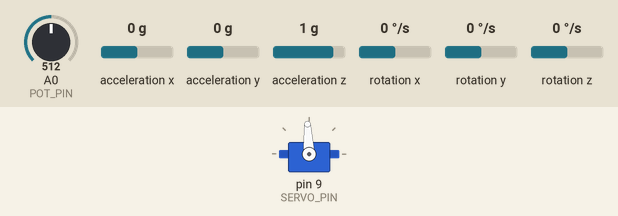
A sketch run on a simulated Arduino Uno, built with avr-gcc and run on an emulated ATmega328P. On the bench: servo. The inputs (shaded band) are chosen by the test bench; at power-on: A0 (POT_PIN) = 512, acceleration x 0 g, acceleration y 0 g, acceleration z 1 g, rotation x 0 °/s, rotation y 0 °/s, rotation z 0 °/s. What the sketch prints to the serial monitor is not drawn.

Above: at 0.2 s.
At 7.0 s:
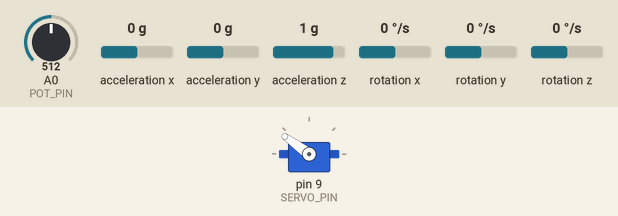
Timing chart, 0 to 8.5 s (numbered marks = the images above):
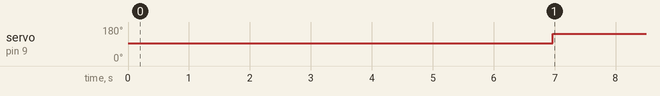

Measured:
- by itself, servo on pin 9 (SERVO_PIN): 93° → 144° at 7.0 s

The sketch:

identificacion2.ino
```cpp
#include <Wire.h>
#include <MPU6050.h>
#include <Servo.h>

MPU6050 mpu;
Servo servo;

// ---------- Pines ----------
const int SERVO_PIN = 9;
const int POT_PIN   = A0;

// ---------- Calibración del potenciómetro ----------
const float A_cal = -0.261627f;
const float B_cal = 251.16192f;

float potToAngle(int adc) {
  return A_cal * adc + B_cal;
}

// ---------- Servo: mapeo grados -> microsegundos ----------
const int PWM_MIN = 700;   // rango seguro para MG996R
const int PWM_MAX = 2300;

int angToPWM(int angRef) {
  if (angRef < 0)   angRef = 0;
  if (angRef > 180) angRef = 180;
  long us = map(angRef, 0, 180, PWM_MIN, PWM_MAX);
  return (int)us;
}

void moverServo_deg(int angRef) {
  servo.writeMicroseconds(angToPWM(angRef));
}

// ---------- Escalón ----------
const int SERVO_CENTER_DEG = 90;   // posición central
const int STEP_DEG = 60;           // amplitud del escalón
const float T_STEP_S = 6.0f;       // tiempo en que ocurre el escalón

// ---------- Serial ----------
const long BAUD = 115200;

// ---------- Filtro complementario (IMU) ----------
const float ALPHA_CF = 0.98f;   // peso del giroscopio
static float theta_cf_deg = 0.0f;
static bool  cf_init = false;
static unsigned long last_cf_ms = 0;

void setup() {
  Serial.begin(BAUD);
  Wire.begin();
  Wire.setClock(400000); // I2C rápido
  mpu.initialize();
  delay(100);

  if (!mpu.testConnection()) {
    Serial.println("Error: MPU6050 no conectado");
    while (1) { delay(100); }
  }

  servo.attach(SERVO_PIN);
  moverServo_deg(SERVO_CENTER_DEG); // arranca centrado
  delay(600); // tiempo de asentamiento

  // ---------- Calibración dinámica del potenciómetro ----------
  long acc = 0;
  const int N = 50;
  for (int i = 0; i < N; i++) {
    acc += analogRead(POT_PIN);
    delay(5);
  }
  float adc_centro = acc / (float)N;
  float B_cal_rt = 90.0f - A_cal * adc_centro; // autoajuste dinámico

  Serial.println("t_s,theta_pot_deg,theta_cf_deg");
}

void loop() {
  static unsigned long t0_ms = millis();
  unsigned long now_ms = millis();
  float t_s = (now_ms - t0_ms) / 1000.0f;

  // ---------- Generación del escalón ----------
  int phi_ref_deg = (t_s >= T_STEP_S) ? (SERVO_CENTER_DEG + STEP_DEG) : SERVO_CENTER_DEG;
  moverServo_deg(phi_ref_deg);

  // ---------- Lectura del potenciómetro ----------
  int adc_pot = analogRead(POT_PIN);
  float theta_pot_deg = potToAngle(adc_pot);

  // ---------- Lectura del MPU6050 ----------
  int16_t ax, ay, az, gx, gy, gz;
  mpu.getMotion6(&ax, &ay, &az, &gx, &gy, &gz);

  // Acelerómetro → ángulo absoluto (roll)
  float ay_g = (float)ay / 16384.0f;
  float az_g = (float)az / 16384.0f;
  float theta_acc_deg = atan2(ay_g, az_g) * 180.0f / PI;

  // Giroscopio → velocidad angular (°/s)
  float gx_dps = (float)gx / 131.0f;

  // Calcular intervalo de tiempo real
  float dt_cf = (last_cf_ms == 0) ? 0.0f : (now_ms - last_cf_ms) / 1000.0f;
  last_cf_ms = now_ms;

  // Filtro complementario
  if (!cf_init) {
    theta_cf_deg = theta_acc_deg;
    cf_init = true;
  } else {
    float pred = theta_cf_deg + gx_dps * dt_cf; // integrar giroscopio
    theta_cf_deg = ALPHA_CF * pred + (1.0f - ALPHA_CF) * theta_acc_deg;
  }

  // ---------- Enviar datos por Serial (CSV) ----------
  Serial.print(t_s, 3);
  Serial.print(",");
  Serial.print(theta_pot_deg, 3);
  Serial.print(",");
  Serial.println(theta_cf_deg, 3);

  delay(10); // ~100 Hz de muestreo
}
```
